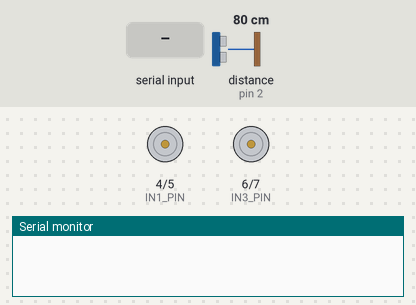
A sketch run on a simulated Arduino Uno, built with avr-gcc and run on an emulated ATmega328P. On the bench: motor-driver pin pairs drawn as motors (green arrow = first pin HIGH = forward, orange = second pin HIGH = backward, longer = more drive, scaled by the enable pin), the last lines printed to the serial monitor. Wiring (inferred from the names in the program): ultrasonic range finder: trigger pin 3; echo pin 2. Inputs (shaded band) come from the test bench; at power-on: distance to the obstacle (sensor on pin 2) 80 cm. The echo pulse lasts 58.3 µs per cm.

Above: at 1.2 s.
1.3 s: distance to the obstacle (sensor on pin 2) set to 18 cm
2.8 s: distance to the obstacle (sensor on pin 2) set to 15 cm
At 4.9 s:
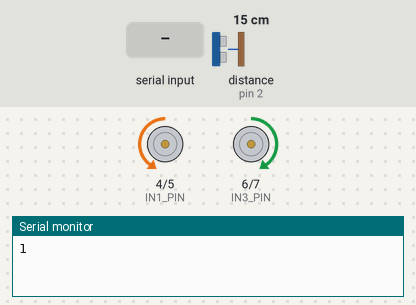
5.8 s: "C" received over Serial
7.3 s: "I" received over Serial
8.8 s: distance to the obstacle (sensor on pin 2) set to 35 cm
At 9.7 s:
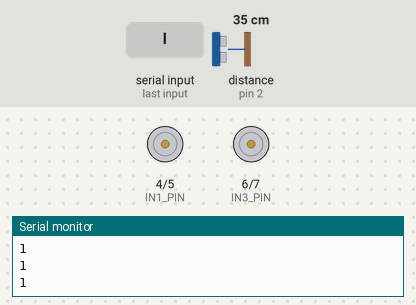
10.3 s: distance to the obstacle (sensor on pin 2) set to 2 cm
At 10.6 s:
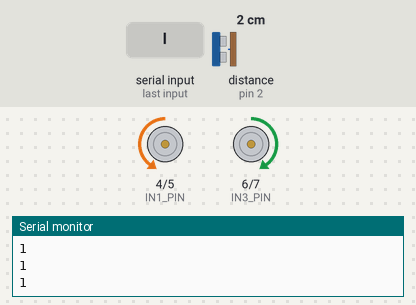
Timing chart, 0 to 13.3 s (numbered marks = the images above; inputs shaded):
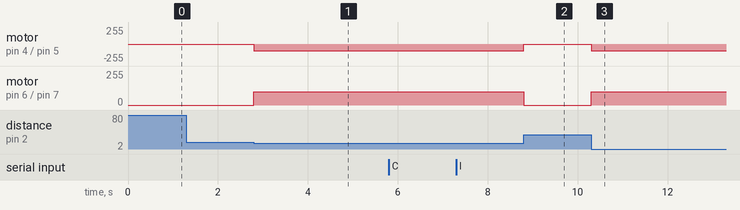

The sketch:

ArduRaspcar.ino.ino
```cpp
const int ENA_PIN = 9;
const int IN1_PIN = 4;
const int IN2_PIN = 5;

const int ENB_PIN = 10;
const int IN3_PIN = 6;
const int IN4_PIN = 7;

const int TRIGGER_PIN = 3;
const int ECHO_PIN = 2;

const int DISTANCE_THRESHOLD = 15; // Distancia de detección en centímetros

void setup() {
  // Configurar los pines como entradas o salidas
  pinMode(ENA_PIN, OUTPUT);
  pinMode(IN1_PIN, OUTPUT);
  pinMode(IN2_PIN, OUTPUT);

  pinMode(ENB_PIN, OUTPUT);
  pinMode(IN3_PIN, OUTPUT);
  pinMode(IN4_PIN, OUTPUT);

  pinMode(TRIGGER_PIN, OUTPUT);
  pinMode(ECHO_PIN, INPUT);

  // Iniciar la comunicación serial
  Serial.begin(9600);
}

void loop() {
  // Leer la orden enviada desde Python
  if (Serial.available() > 0) {
    char orden = Serial.read();

    // Realizar la acción correspondiente según la orden recibida
    switch (orden) {
      case 'C':
        avanzar();
        break;
      case 'I':
        girarIzquierda();
        break;
      case 'D':
        girarDerecha();
        break;
    }
  }

  // Medir la distancia
  long duration, distance;
  digitalWrite(TRIGGER_PIN, LOW);
  delayMicroseconds(2);
  digitalWrite(TRIGGER_PIN, HIGH);
  delayMicroseconds(10);
  digitalWrite(TRIGGER_PIN, LOW);
  duration = pulseIn(ECHO_PIN, HIGH);
  distance = duration * 0.034 / 2; // Calcular la distancia en centímetros

  // Tomar acciones según la distancia medida
  if (distance <= DISTANCE_THRESHOLD) {
    // Detener el carro
    detener();

    // Retroceder en diagonal durante 1.5 segundos
    retrocederDiagonal();

    // Enviar la orden de detener al código Python
    Serial.println("1");
  }
}

void avanzar() {
  // Configurar los pines para avanzar en línea recta
  digitalWrite(IN1_PIN, HIGH);
  digitalWrite(IN2_PIN, LOW);
  analogWrite(ENA_PIN, 100);

  digitalWrite(IN3_PIN, HIGH);
  digitalWrite(IN4_PIN, LOW);
  analogWrite(ENB_PIN, 100);
}

void girarIzquierda() {
  // Configurar los pines para girar a la izquierda
  digitalWrite(IN1_PIN, HIGH);
  digitalWrite(IN2_PIN, LOW);
  analogWrite(ENA_PIN, 100);

  digitalWrite(IN3_PIN, LOW);
  digitalWrite(IN4_PIN, HIGH);
  analogWrite(ENB_PIN, 100);
}

void girarDerecha() {
  // Configurar los pines para girar a la derecha
  digitalWrite(IN1_PIN, LOW);
  digitalWrite(IN2_PIN, HIGH);
  analogWrite(ENA_PIN, 100);

  digitalWrite(IN3_PIN, HIGH);
  digitalWrite(IN4_PIN, LOW);
  analogWrite(ENB_PIN, 100);
}

void detener() {
  // Configurar los pines para detener el carro
  digitalWrite(IN1_PIN, LOW);
  digitalWrite(IN2_PIN, LOW);
  analogWrite(ENA_PIN, 0);

  digitalWrite(IN3_PIN, LOW);
  digitalWrite(IN4_PIN, LOW);
  analogWrite(ENB_PIN, 0);
}

void retrocederDiagonal() {
  // Configurar los pines para retroceder en diagonal
  digitalWrite(IN1_PIN, LOW);
  digitalWrite(IN2_PIN, HIGH);
  analogWrite(ENA_PIN, 100);

  digitalWrite(IN3_PIN, HIGH);
  digitalWrite(IN4_PIN, LOW);
  analogWrite(ENB_PIN, 100);

  delay(1500); // Retroceder en diagonal durante 1.5 segundos

  detener();
}
```

Measured:
- the behaviour switches between 17 and 16 cm on distance to the obstacle (sensor on pin 2) (found by bisection; images 0 and 1)
- after the input at 1.3 s, every drawn part: stays the same
- after the input at 2.8 s, motor on pin 4 (IN1_PIN) / pin 5 (IN2_PIN): stopped → backward 100/255 at once; motor on pin 6 (IN3_PIN) / pin 7 (IN4_PIN): stopped → forward 100/255 at once
- after the input at 8.8 s, motor on pin 4 (IN1_PIN) / pin 5 (IN2_PIN): backward 100/255 → stopped at once; motor on pin 6 (IN3_PIN) / pin 7 (IN4_PIN): forward 100/255 → stopped at once
- after the input at 10.3 s, motor on pin 4 (IN1_PIN) / pin 5 (IN2_PIN): stopped → backward 100/255 at once; motor on pin 6 (IN3_PIN) / pin 7 (IN4_PIN): stopped → forward 100/255 at once
